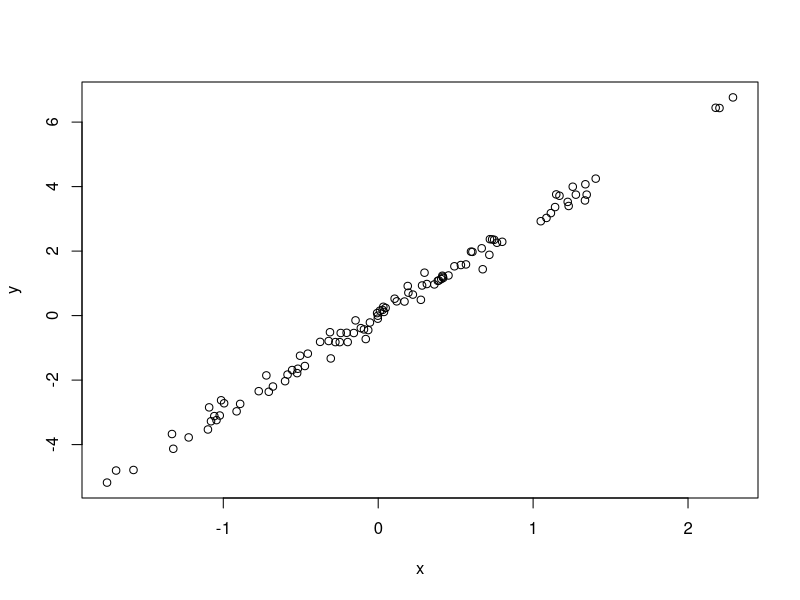

Recreate this plot in R.
# Simulate & plot data
# Renee Reynolds
# reynold1@arizona.edu
# 25 JUNE 2024


# Simulate predictor variable
x <- rnorm(n = 100)

# Simulate response variable with some noise
y <- 3 * x + rnorm(n = 100, sd = 0.2)

#Plot the data 
plot(x = x, y = y)

# Change on made in RStudio

